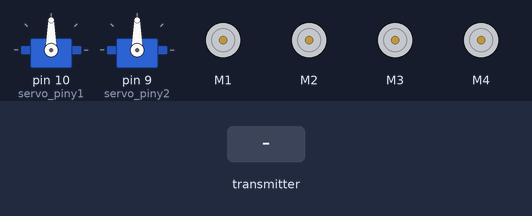
Bench run of a sketch on a simulated Arduino Mega 2560, built with avr-gcc and run on an emulated ATmega2560. Parts: 2 × servo, 4 × DC motor (green arrow = forward, orange = backward, longer = faster). Inputs (shaded band) come from the test bench. No radio packets arrive unless stated; what the sketch prints to the serial monitor is not drawn.

Above: at 1.2 s.
1.3 s: the transmitter starts sending joystick.0 = 256
At 2.5 s:
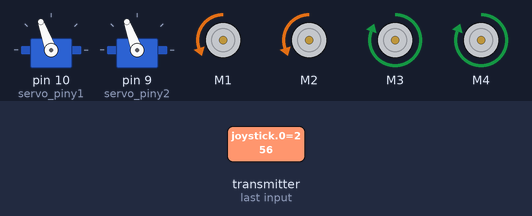
2.8 s: the transmitter starts sending joystick.1 = 512
At 3.8 s:
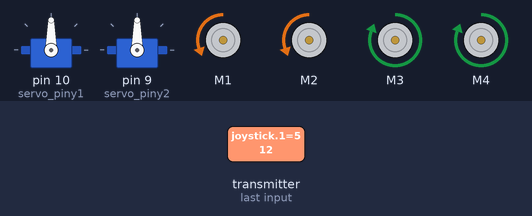
4.3 s: the transmitter starts sending joystick.4 = 256
At 4.8 s:
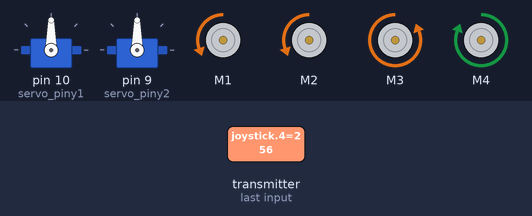
5.8 s: the transmitter starts sending joystick.3 = 256
At 7.0 s:
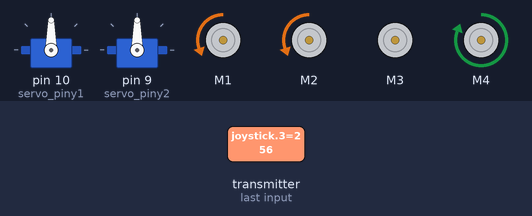
7.3 s: the transmitter starts sending joystick.5 = 256
At 8.1 s:
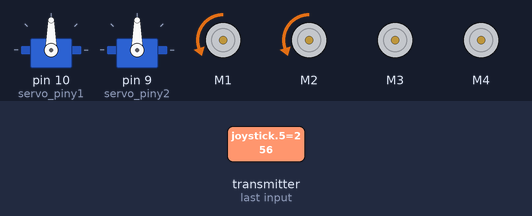
8.8 s: the transmitter starts sending joystick.0 = 0
At 9.9 s:
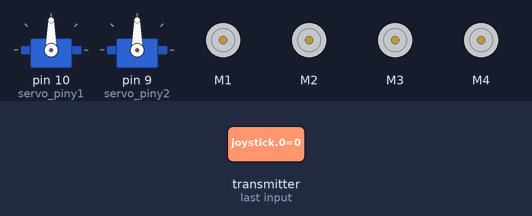
Timing chart, 0 to 11.3 s (numbered marks = the images above; inputs shaded):
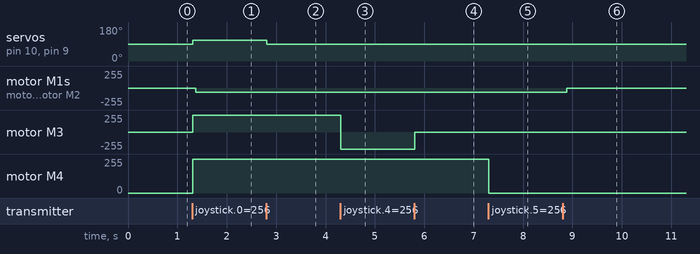

The sketch:

Alici_Mega.ino
```cpp
// ALICI PROGRAMI (MEGA) :

#include <SPI.h>
#include <RF24.h>
#include <Servo.h>
#include <nRF24L01.h>
#include <AFMotor.h>

RF24 radio(48, 53); // CSN-53, CE-48, SCK-52, MOSI-51, MISO-50 NRF24 pin bağlantıları.
const byte address[6] = "00001";// NRF24 byte adresi.
AF_DCMotor motor1(1, MOTOR12_64KHZ);//Ana motor çıkışı. (M1)
AF_DCMotor motor2(2, MOTOR12_64KHZ);//Ana motor çıkışı. (M2)
AF_DCMotor puruva(3, MOTOR12_64KHZ);//Puruva pervane çıkışı. (M3)
AF_DCMotor kornaM(4, MOTOR12_64KHZ);//Korna çıkışı :) (M4)
Servo servoy1;// Dümen servosu(Pin10)
Servo servoy2;// Dümen servosu(Pin9)

int x_pos;//Motor devir bilgisi.
int y_pos;//Dümen bilgisi.
bool buton;// Motor devir kilit.
bool puruva_sag;// Puruva motor sağa dönüş.
bool puruva_sol;// Puruva motor sola dönüş.
bool korna;// Korna.
bool isik;// Işık.
int servo_piny1 = 10;// Dümen servo açısı(Pin 9/10).
int servo_piny2 = 9;// Dümen servo açısı(Pin 9/10).
int gaz=0;
int kornaPin = 22;// Işık çıkış pini.
int isikPin = 24;// Korna çıkış pini.
int joystick[7];// 7 kanallı joystik bilgisi değişkeni.

void setup() {
  Serial.begin(9600);
  radio.begin();
  servoy1.attach (servo_piny1 ) ;
  servoy2.attach (servo_piny2 ) ;
  radio.openReadingPipe(1, address);
  radio.setPALevel(RF24_PA_MIN);
  radio.startListening();// Alıcı dinlemeye geçiyor.
}

void loop() {
  //----KUMANDA PROGRAMI----
  Serial.println();
  Serial.println("KUMANDA PROGRAMI");

  if (radio.available()) {// Vericiden sinyal alıyosa.
    radio.read(joystick, sizeof(joystick));// Vericiden gelen bilgileri kayıt edıyor.
    x_pos = joystick[0];
    y_pos = joystick[1];
    buton = joystick[2];
    puruva_sag = joystick[3];
    puruva_sol = joystick[4];
    korna = joystick[5];
    isik = joystick[6];

    y_pos = map(y_pos, 0, 1023, 110, 70);// Haritalandırma (y_pos) Dümen bilgisi.
    x_pos = map(x_pos, 0, 1023, 0, 255);// Haritalandırma (x_pos) Ana motor devir bilgisi.
    motor1.setSpeed(gaz);// Ana Motor devri (gaz) degerine göre değişiyor.
    motor1.run(FORWARD);// Ana motorlar ileri yönde çalışıyor.
    motor2.setSpeed(gaz);// Ana Motor devri (gaz) degerine göre değişiyor.
    motor2.run(FORWARD);// Ana motorlar ileri yönde çalışıyor.
    if (isik==0){// Ana motorlar geri yönde çalışır.
      motor1.run(BACKWARD);// Ana motorlar ileri yönde çalışıyor.
      motor2.run(BACKWARD);// Ana motorlar ileri yönde çalışıyor.
    }
    servoy1.write (y_pos);// 1 Numaralı servo (Pin 10)üzerinden dümen açısı bilgisi(y_pos) gidiyor.
    servoy2.write (y_pos);// 2 Numaralı servo (Pin 9)üzerinden dümen açısı bilgisi(y_pos) gidiyor.

   // ANA MOTOR DEVİR:
    if (buton == 0) { // Ana motor devir ayarı.
    gaz = x_pos;
    }

    // PURUVA PERVANESİ KUMANDA:
    if (puruva_sol == LOW) { // Puruva pervanesi sağa dönüş için doğru yönde çalışıyor.
      puruva.run (FORWARD);
      puruva.setSpeed (255);
      delay(1);
    }
    else if (puruva_sag == LOW) { // Puruva pervanesi sola dönüş için ters yönde çalışıyor.
      puruva.run (BACKWARD);
      puruva.setSpeed (255);
      delay(1);
    }
    else if (y_pos <= 30) { //  Dümen açısı 30 dereceden küçük ise puruva pervanesi doğru yönde dönüyor.
      puruva.run (FORWARD);
      puruva.setSpeed (255);
      delay(1);
    }
    else if (y_pos >= 150) { // Dümen açısı 150 dereceden büyük ise puruva prvanesi ters yönde dönüyor.
      puruva.run (BACKWARD);
      puruva.setSpeed (255);
      delay(1);
    }
    else {
      puruva.setSpeed (0);
    }

    // KORNA ve IŞIK
    if (korna == LOW) {
      kornaM.run (FORWARD);// 3 Numaralı motor sürücüsü üzerinden KORNA bağlı.
      kornaM.setSpeed (255);
    }
    else {
      kornaM.setSpeed (0);
    }
    digitalWrite (isikPin, not isik); // 24 Numaralı pin üzerinden IŞIK kumandası gidiyor.

    // KONTROL
    //Serial.print("x_pos: ");
    //Serial.println(x_pos);
    //Serial.print("y_pos: ");
    //Serial.println(y_pos);
    //Serial.print("GAZ: ");
    //Serial.println(gaz);
    //Serial.print("buton: ");
    //Serial.println(buton);
    //Serial.print("puruva_sag: ");
    //Serial.println(puruva_sag);
    //Serial.print("puruva_sol: ");
    //Serial.println(puruva_sol);
    //Serial.print("korna: ");
    //Serial.println(korna);
    //Serial.print("ısık: ");
    //Serial.println(isik);
  }
}
```

Measured:
- after the input at 1.3 s, servo on pin 10 (servo_piny1), servo on pin 9 (servo_piny2): 90° → 110° at once; motor M1, motor M2: stopped → backward 63/255 after 0.08 s; motor M3, motor M4: stopped → forward 255/255 at once
- after the input at 2.8 s, servo on pin 10 (servo_piny1), servo on pin 9 (servo_piny2): 110° → 90° at once
- after the input at 4.3 s, motor M3: forward 255/255 → backward 255/255 at once
- after the input at 5.8 s, motor M3: backward 255/255 → stopped at once
- after the input at 7.3 s, motor M4: forward 255/255 → stopped at once
- after the input at 8.8 s, motor M1, motor M2: backward 63/255 → stopped after 0.08 s
